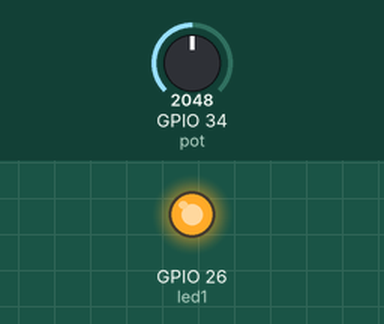
This program was run on a simulated ESP32 board running MicroPython. Shown: output pins drawn as LEDs (lit = HIGH). Dashed ring = blinking. Inputs (shaded band) come from the test bench; at power-on: GPIO 34 (pot) = 2048 (analog values on the 0–4095 scale). What the program prints to the serial console is not drawn.

Above: at 1.2 s.
1.3 s: GPIO 34 (pot) set to 491
At 2.8 s:
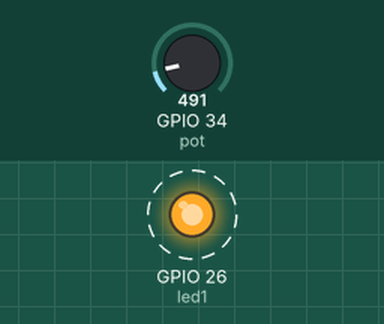
6.5 s: GPIO 34 (pot) set to 0
At 6.97 s:
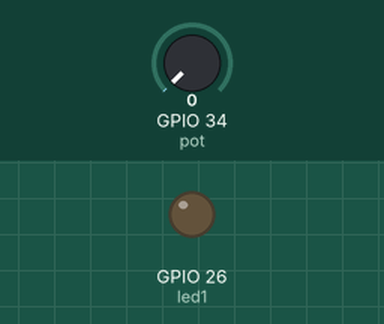
Timing chart, 0 to 9.5 s (numbered marks = the images above; inputs shaded):
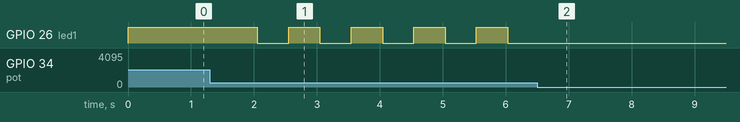

The program:

_velse2del1.py
```python
from machine import Pin, ADC
from time import sleep_ms
# initialiserer ADC objekt på på pin 34
pot = ADC(Pin(34, Pin.IN),atten=3) # atten 3 = 11dB attenuation (150mV - 2450mV)
pot.atten(ADC.ATTN_11DB) # 11dB attenuation (150mV - 2450mV)
pot.width(ADC.WIDTH_12BIT) # bestemmer opløsningen i bits 12 (111111111111 = 4096)
led1 = Pin(26, Pin.OUT, value=0) # Laver instans af Pin objekt til at styre ledl
while True: # starter uendeligt while loop
    pot_val = pot.read() # Gemmer aflæsningen af ADC objektets read metode i variablen pot_val
    spaending = pot_val * (3.3 / 4096) # Udregner spændingen og gemmer i variabel
    print("Analog potentiometer vaerdi: ", pot_val) # printer 12Bit ADC værdien
    print("InAnalog potentiometer spaending: ", spaending) #printer spændingen på GPIO 34
    led1.value(not led1.value()) # blinkeer LED
    # kalder sleep_ms funktionen og giver pot_val variablen som argument
    # (for at justere tiden med potmeter)
    sleep_ms(pot_val + 5)
```

Measured:
- after the input at 6.5 s, GPIO 26 (led1): stops changing and stays LOW
- by itself, GPIO 26 (led1): alternates HIGH for 0.50 s and LOW for 0.50 s
